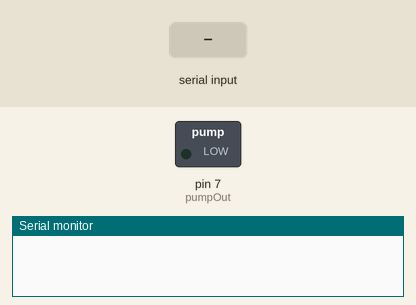
Simulated run of this sketch. Board: Arduino Uno, built with avr-gcc and run on an emulated ATmega328P. On the bench: switched loads named in the sketch (green lamp = pin HIGH), the last lines printed to the serial monitor. The inputs (shaded band) are chosen by the test bench.

Above: at 1.2 s.
1.3 s: "1" received over Serial
At 2.5 s:
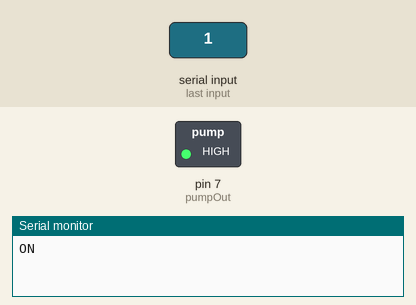
2.8 s: "0" received over Serial
At 3.6 s:
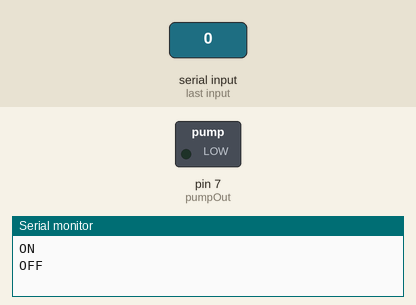
Timing chart, 0 to 5.8 s (numbered marks = the images above; inputs shaded):
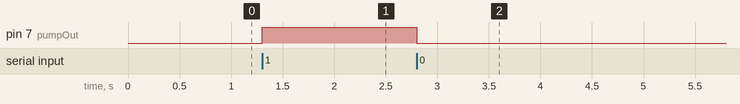

The sketch:

relaytrial.ino
```cpp
#define pumpOut 7

void setup() {
  // put your setup code here, to run once:
  pinMode(pumpOut, OUTPUT);
  Serial.begin(9600);
  digitalWrite(pumpOut, LOW);
}

void loop() {
  // put your main code here, to run repeatedly:
  while(Serial.available()==0);

  if(Serial.read()=='1'){
    digitalWrite(pumpOut, HIGH);
    Serial.println("ON");
  }
  else{
    digitalWrite(pumpOut, LOW);
    Serial.println("OFF");
  }
}
```

Measured:
- after the input at 1.3 s, pin 7 (pumpOut): LOW → HIGH at once
- after the input at 2.8 s, pin 7 (pumpOut): HIGH → LOW at once
